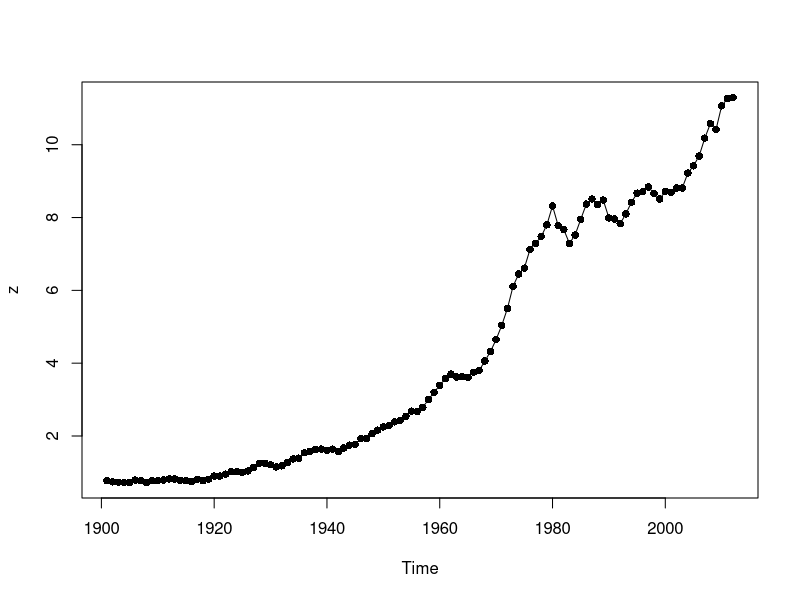
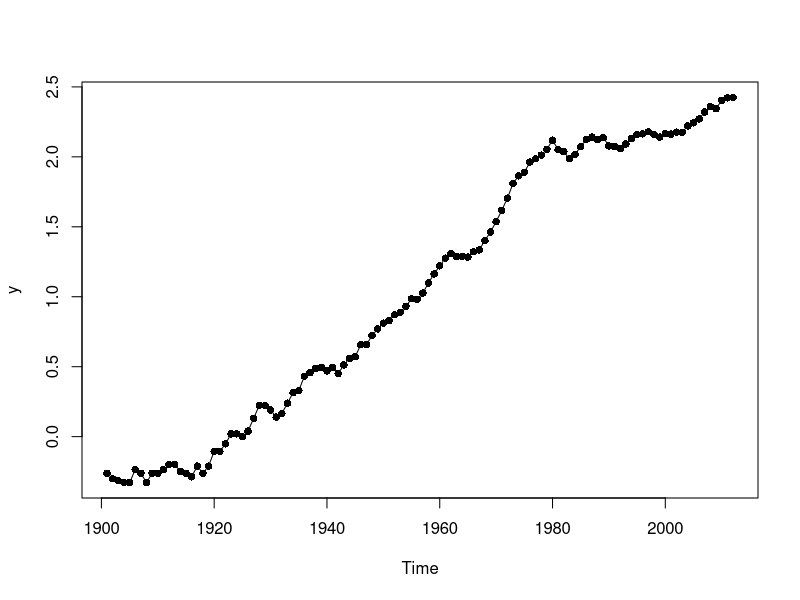
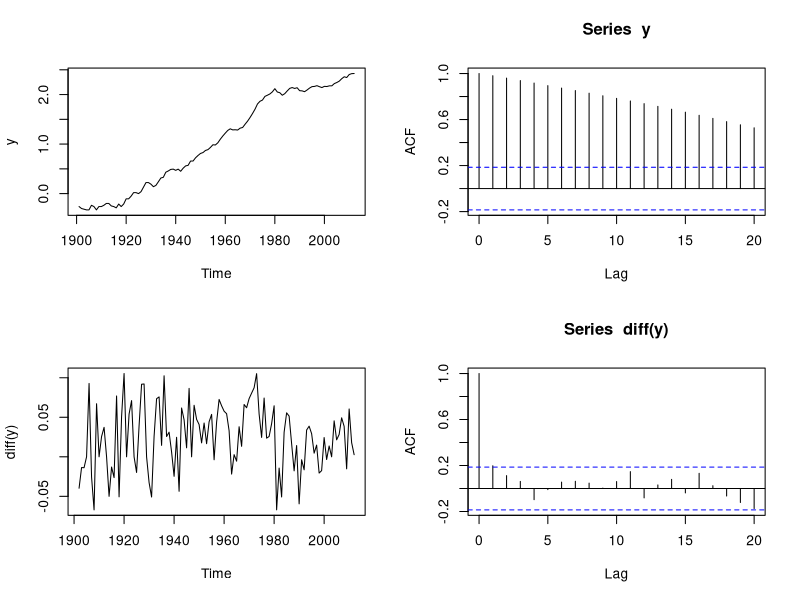

Reproduce these figures in R, in order.
z = ts(c(0.77, 0.74, 0.73, 0.72, 0.72, 0.79, 0.77, 0.72, 0.77, 0.77, 0.79,
         0.82, 0.82, 0.78, 0.77, 0.75, 0.81, 0.77, 0.81, 0.90, 0.90, 0.95, 1.02, 1.02,
         1.00, 1.04, 1.14, 1.25, 1.25, 1.21, 1.15, 1.18, 1.27, 1.37, 1.39, 1.54, 1.58,
         1.63, 1.64, 1.60, 1.64, 1.57, 1.67, 1.75, 1.77, 1.93, 1.93, 2.06, 2.16, 2.25,
         2.29, 2.39, 2.43, 2.54, 2.68, 2.67, 2.79, 3.00, 3.20, 3.39, 3.58, 3.70, 3.62,
         3.63, 3.61, 3.75, 3.80, 4.06, 4.32, 4.65, 5.04, 5.50, 6.11, 6.45, 6.61, 7.12,
         7.29, 7.48,7.80, 8.32, 7.78, 7.67, 7.29, 7.52, 7.95, 8.37, 8.51, 8.36, 8.48,
         7.99, 7.96, 7.83, 8.10, 8.42, 8.67, 8.71, 8.84, 8.66, 8.51, 8.72, 8.69, 8.81,
         8.81, 9.22, 9.42, 9.69, 10.18, 10.58, 10.42, 11.07, 11.27, 11.30), start =
         1901, frequency = 1)
z
#bolinha, pch para bolinha preenchida
plot(z, type = "o", pch = 16)

#nivel de disperção
A = matrix(z, nrow = 16, byrow = TRUE)
m = log(apply(A, 1, median))
dq = log(apply(A, 1, IQR))
reg = lm(dq ~ m); summary(reg)
y = log(z)
plot(y, type = "o", pch = 16)
par(mfrow = c(2,2))
plot.ts(y); acf(y)
plot.ts(diff(y)); acf(diff(y))
 x = diff(y)
 